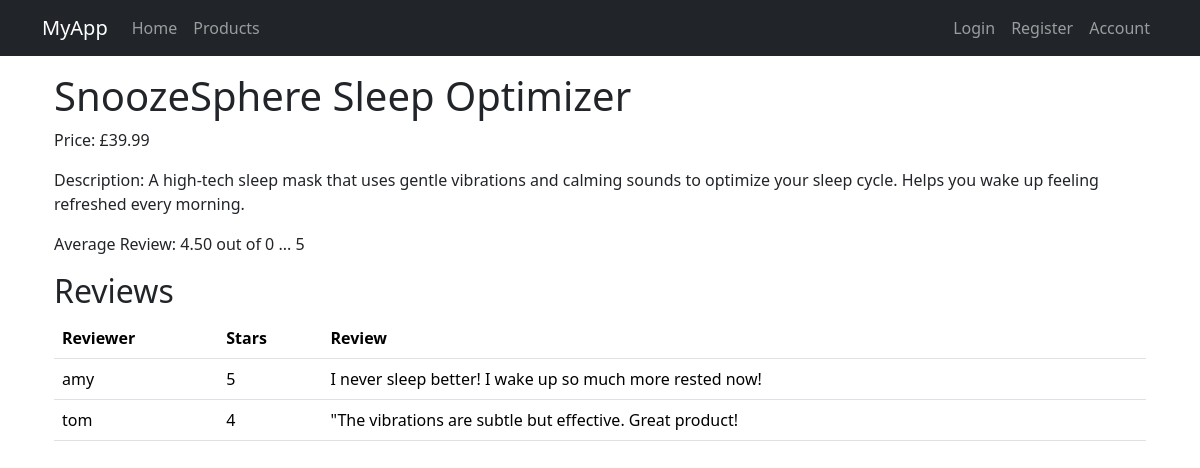
Page /product/1 on the committed database.
### app/models.py (models this page shows, shortened)
class Product(db.Model):
    __tablename__ = 'products'
    id: so.Mapped[int] = so.mapped_column(primary_key=True)
    name: so.Mapped[str] = so.mapped_column(sa.String(64))
    description: so.Mapped[str] = so.mapped_column(sa.String(1024))
    price: so.Mapped[int] = so.mapped_column()
    reviews: so.Mapped[list['Review']] = relationship(back_populates='product', cascade='all, delete-orphan')

class Review(db.Model):
    __tablename__ = 'reviews'
    __table_args__ = (
        sa.UniqueConstraint('product_id', 'user_id'),
    )
    id: so.Mapped[int] = so.mapped_column(primary_key=True)
    text: so.Mapped[Optional[str]] = so.mapped_column(sa.String(1024))
    stars: so.Mapped[int] = so.mapped_column()
    product_id: so.Mapped[int] = mapped_column(ForeignKey('products.id'), index=True)
    product: so.Mapped['Product'] = relationship(back_populates='reviews')
    user_id: so.Mapped[int]  = mapped_column(ForeignKey('users.id'), index = True)
    user: so.Mapped['User'] = relationship(back_populates='reviews')

@dataclass
class User(UserMixin, db.Model):
    __tablename__ = 'users'
    id: so.Mapped[int] = so.mapped_column(primary_key=True)
    username: so.Mapped[str] = so.mapped_column(sa.String(64), index=True, unique=True)
    email: so.Mapped[str] = so.mapped_column(sa.String(120), index=True, unique=True)
    password_hash: so.Mapped[Optional[str]] = so.mapped_column(sa.String(256))
    role: so.Mapped[str] = so.mapped_column(sa.String(10), default="Normal")
    addresses: so.Mapped[list['Address']] = relationship(back_populates='user', cascade='all, delete-orphan')
    reviews: so.Mapped[list['Review']] = relationship(back_populates='user', cascade='all, delete-orphan')

### app/views.py (the view, shortened to what this page needs)
@app.route("/product/<int:id>", methods=['GET', 'POST'])
def product(id):
    product = db.session.get(Product, id)
    if not product:
        return redirect(url_for('products'))
    form = ReviewForm()
    q = db.select(sa.func.avg(Review.stars)).where(Review.product == product)
    avg_stars = db.session.scalar(q)
    return render_template('product.html', title='Product', form=form, product=product, avg_stars=avg_stars)

### app/templates/product.html (shortened to what this page needs)
{% extends "base.html" %}
{% import "bootstrap_wtf.html" as wtf %}
{% block content %}
<div class="container">
    <h1>{{ product.name }}</h1>
    <p>Price: £{{ '%0.2f' | format(product.price/100) }}</p>
    <p>Description: {{ product.description }} </p>
    {% if avg_stars %}
    <p>Average Review: {{ '%0.2f' | format(avg_stars) }} out of 0 ... 5</p>
    {% else %}
    <p>This product has no reviews yet</p>
    {% endif %}
    <h2>Reviews</h2>
    <div class="col-lg-12">
        <table class="table">
            <thead>
                <tr>
                    <th>Reviewer</th>
                    <th>Stars</th>
                    <th>Review</th>
                </tr>
            </thead>
            {% for review in product.reviews %}
                <tr>
                    <td>{{ review.user.username }}</td>
                    <td>{{ review.stars }}</td>
                    <td class="text-start">
                        {{ review.text if review.text else '' }}
                    </td>
                </tr>
            {% endfor %}
        </table>
    </div>
</div>
{% endblock %}

### rows in the picture
Product: name "SnoozeSphere Sleep Optimizer", product.price/100 "39.99", description "A high-tech sleep mask that uses gentle vibrations and calming sounds to optimize your sleep cycle. Helps you wake up feeling refreshed every morning."
Review: user.username "amy", stars "5", text "I never sleep better! I wake up so much more rested now!"
Review: user.username "tom", stars "4", text "\"The vibrations are subtle but effective. Great product!"

### other values in the picture
{{ '%0.2f' | format(avg_stars) }} "4.50"
